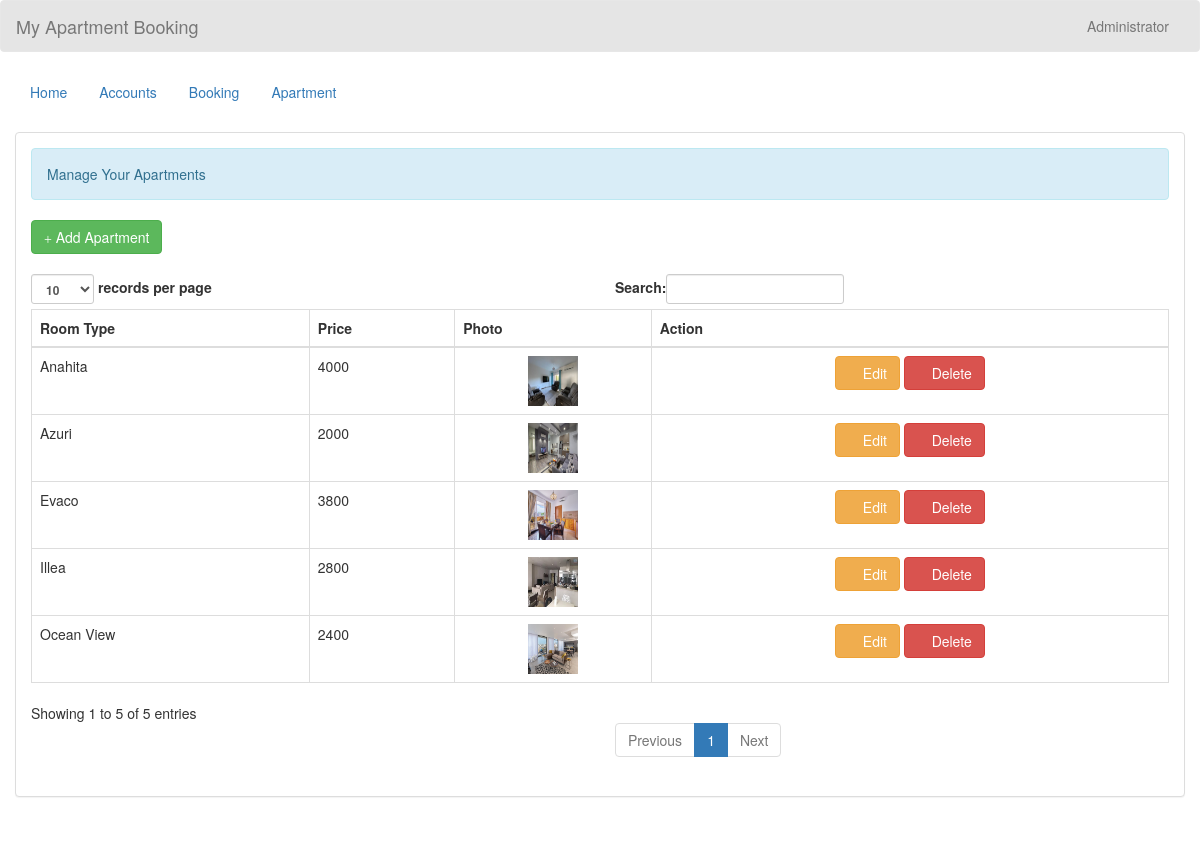
/admin/apartment.php (signed in), run on the app's committed database.
### tables this page shows
CREATE TABLE `apartments` (
  `Apartment_id` int(11) NOT NULL,
  `Apartment_name` varchar(50) NOT NULL,
  `price` varchar(11) NOT NULL,
  `photo` varchar(100) NOT NULL
);

### admin/name.php (called while the page is built)
<?php
	require 'connect.php';
	$query = $conn->query("SELECT * FROM `admin` WHERE `admin_id` = '$_SESSION[admin_id]'") or die(mysqli_error());
	$fetch = $query->fetch_array();
	$name = $fetch['name'];
?>

### admin/apartment.php (the view, shortened to what this page needs)
<!DOCTYPE html>
<?php
	require 'name.php';
?>
<html lang = "en">
	<head>
		<link rel = "stylesheet" type = "text/css" href = "../css/bootstrap.css " />
		<link rel = "stylesheet" type = "text/css" href = "../css/style.css" />
	</head>
<body>
	<nav style = "background-color:rgba(0, 0, 0, 0.1);" class = "navbar navbar-default">
		<div  class = "container-fluid">
			<div class = "navbar-header">
				<a class = "navbar-brand" >My Apartment Booking</a>
			</div>
			<ul class = "nav navbar-nav pull-right ">
				<li class = "dropdown">
					<a class="dropdown-toggle" data-toggle="dropdown" role="button" aria-haspopup="true" aria-expanded="false"><i class = "glyphicon glyphicon-user"></i> <?php echo $name;?></a>
				</li>
			</ul>
		</div>
	</nav>
	<div class = "container-fluid">
		<ul class = "nav nav-pills">
			<li><a href = "home.php">Home</a></li>
			<li><a href = "account.php">Accounts</a></li>
			<li><a href = "book.php">Booking</a></li>
			<li><a href = "apartment.php">Apartment</a></li>
		</ul>
	</div>
	<br />
	<div class = "container-fluid">
		<div class = "panel panel-default">
			<div class = "panel-body">
				<div class = "alert alert-info">Manage Your Apartments</div>
				<a class = "btn btn-success" href = "add_apartment.php"><i class = "glyphicon glyphicon-plus"></i> Add Apartment</a>
				<br />
				<br />
				<table id = "table" class = "table table-bordered">
					<thead>
						<tr>
							<th>Room Type</th>
							<th>Price</th>
							<th>Photo</th>
							<th>Action</th>
						</tr>
					</thead>
					<tbody>
					<?php
						$query = $conn->query("SELECT * FROM `apartments`") or die(mysqli_error());
						while($fetch = $query->fetch_array()){
					?>
						<tr>
							<td><?php echo $fetch['Apartment_name']?></td>
							<td><?php echo $fetch['price']?></td>
							<td><center><img src = "../photo/<?php echo $fetch['photo']?>" height = "50" width = "50"/></center></td>
							<td><center><a class = "btn btn-warning" href = "edit_apartment.php?Apartment_id=<?php echo $fetch['Apartment_id']?>"><i class = "glyphicon glyphicon-edit"></i> Edit</a> <a class = "btn btn-danger" onclick = "confirmationDelete(this); return false;" href = "delete_apartment.php?Apartment_id=<?php echo $fetch['Apartment_id']?>"><i class = "glyphicon glyphicon-remove"></i> Delete</a></center></td>
						</tr>
					<?php
						}
					?>
					</tbody>
				</table>
			</div>
		</div>
	</div>
	<br />
	<br />
</body>
</html>

### data on the page
apartments: Apartment_name "Azuri", price "2000", photo (picture)
apartments: Apartment_name "Ocean View", price "2400", photo (picture)
apartments: Apartment_name "Illea", price "2800", photo (picture)
apartments: Apartment_name "Evaco", price "3800", photo (picture)
apartments: Apartment_name "Anahita", price "4000", photo (picture)

### other printed values
$name "Administrator"
